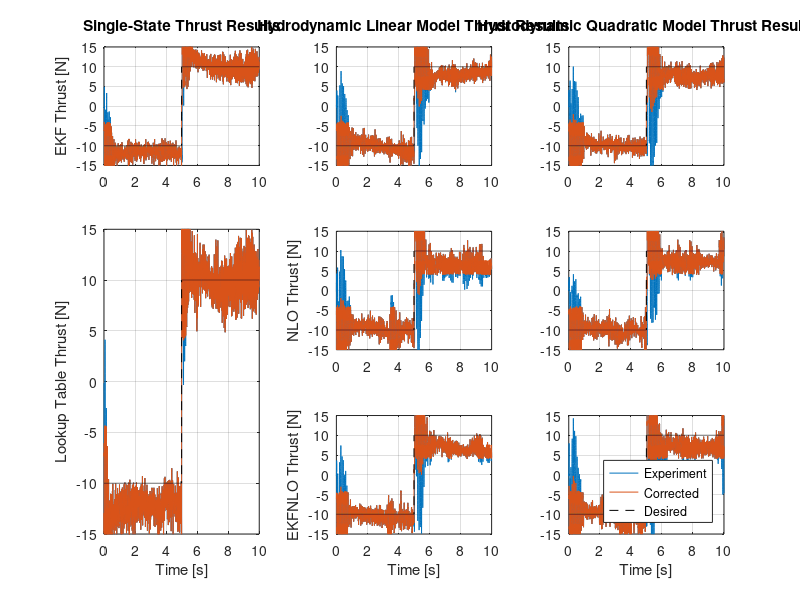

The MATLAB script that drew this image: (Note: this script raises an error after producing the figure.)
%% Step 1: Setup

% Initialize
clear; close all;

% Preallocate indexing parameters
lenstepL = 560:10560;
lensineL = 550:10550;
lenrampL = 560:10560;
lenstep1 = 400:10400;
lensine1 = 500:10500;
lenramp1 = 610:10610;
lenstep2kf1 = 270:10270;
lensine2kf1 = 430:10430;
lenramp2kf1 = 450:10450;
lenstep2nlo1 = 380:10380;
lensine2nlo1 = 660:10660;
lenramp2nlo1 = 300:10300;
lenstep2kfnlo1 = 390:10390;
lensine2kfnlo1 = 430:10430;
lenramp2kfnlo1 = 600:10600;
lenstep2kf2 = 550:10550;
lensine2kf2 = 420:10420;
lenramp2kf2 = 340:10340;
lenstep2nlo2 = 600:10600;
lensine2nlo2 = 500:10500;
lenramp2nlo2 = 520:10520;
lenstep2kfnlo2 = 390:10390;
lensine2kfnlo2 = 470:10470;
lenramp2kfnlo2 = 300:10300;
t_cntr = 0:.04:10;
t_data = 0:.001:10;
Tdstep = [-10*ones((length(t_data)-1)/2,1);10*ones((length(t_data)+1)/2,1)];
Tdsine = 5*cos(1.88*t_data.')-5;
Tdramp = -[(linspace(0,10,2000)).';10*ones(1000,1);(linspace(10,-10,4000)).';-10*ones(1001,1);(linspace(-10,0,2000)).'];
flim = 6;
fscale = .4;

%% Step 2a: Import Step Response Data

% Single State data
load('CLLookupStep.mat')
ndLstep = nd;
uLstep = u;
yLstep = y;
StepL = csvread('CLLookupStep.csv');
TLstep = -StepL(lenstepL,16);
load('CL1stateStep.mat')
nd1step = nd;
nhat1step = nhat(1:(end-1));
P1step = P(1:(end-1));
u1step = u;
y1step = y;
Step1 = csvread('CL1stateStep.csv');
T1step = -Step1(lenstep1,16);

% Hydrodynamic Linear data
load('CL2stateKF1Step.mat')
nd2KF1step = nd;
nhat2KF1step = nhat(1:(end-1));
vhat2KF1step = vhat(1:(end-1));
vahat2KF1step = vahat(1:(end-1));
P2KF1step = P(:,:,1:(end-1));
u2KF1step = u;
y2KF1step = y;
Step2KF1 = csvread('CL2stateKF1Step.csv');
T2KF1step = -Step2KF1(lenstep2kf1,16);
load('CL2stateNLO1Step.mat')
nd2NLO1step = nd;
nhat2NLO1step = nhat(1:(end-1));
vhat2NLO1step = vhat(1:(end-1));
vahat2NLO1step = vahat(1:(end-1));
P2NLO1step = P(1:(end-1));
u2NLO1step = u;
y2NLO1step = y;
Step2NLO1 = csvread('CL2stateNLO1Step.csv');
T2NLO1step = -Step2NLO1(lenstep2nlo1,16);
load('CL2stateKFNLO1Step.mat')
nd2KFNLO1step = nd;
nhat2KFNLO1step = nhat(1:(end-1));
vhat2KFNLO1step = vhat(1:(end-1));
vahat2KFNLO1step = vahat(1:(end-1));
P2KFNLO1step = P(:,:,1:(end-1));
u2KFNLO1step = u;
y2KFNLO1step = y;
Step2KFNLO1 = csvread('CL2stateKFNLO1Step.csv');
T2KFNLO1step = -Step2KFNLO1(lenstep2kfnlo1,16);

% Hydrodynamic Quadratic data
load('CL2stateKF2Step.mat')
nd2KF2step = nd;
nhat2KF2step = nhat(1:(end-1));
vhat2KF2step = vhat(1:(end-1));
vahat2KF2step = vahat(1:(end-1));
P2KF2step = P(:,:,1:(end-1));
u2KF2step = u;
y2KF2step = y;
Step2KF2 = csvread('CL2stateKF2Step.csv');
T2KF2step = -Step2KF2(lenstep2kf2,16);
load('CL2stateNLO2Step.mat')
nd2NLO2step = nd;
nhat2NLO2step = nhat(1:(end-1));
vhat2NLO2step = vhat(1:(end-1));
vahat2NLO2step = vahat(1:(end-1));
P2NLO2step = P(1:(end-1));
u2NLO2step = u;
y2NLO2step = y;
Step2NLO2 = csvread('CL2stateNLO2Step.csv');
T2NLO2step = -Step2NLO2(lenstep2nlo2,16);
load('CL2stateKFNLO2Step.mat')
nd2KFNLO2step = nd;
nhat2KFNLO2step = nhat(1:(end-1));
vhat2KFNLO2step = vhat(1:(end-1));
vahat2KFNLO2step = vahat(1:(end-1));
P2KFNLO2step = P(:,:,1:(end-1));
u2KFNLO2step = u;
y2KFNLO2step = y;
Step2KFNLO2 = csvread('CL2stateKFNLO2Step.csv');
T2KFNLO2step = -Step2KFNLO2(lenstep2kfnlo2,16);

% Calculate filtered data
T1f = zeros(size(T1step));
TLf = zeros(size(T1step));
TKF1f = zeros(size(T1step));
TKF2f = zeros(size(T1step));
TNLO1f = zeros(size(T1step));
TNLO2f = zeros(size(T1step));
TKFNLO1f = zeros(size(T1step));
TKFNLO2f = zeros(size(T1step));
for i = 1:length(t_data)
    if abs(T1step(i)-Tdstep(i)) <= flim
        T1f(i) = T1step(i);
    else
        T1f(i) = Tdstep(i)+fscale*(T1step(i)-Tdstep(i));
    end
    if abs(TLstep(i)-Tdstep(i)) <= flim
        TLf(i) = TLstep(i);
    else
        TLf(i) = Tdstep(i)+fscale*(TLstep(i)-Tdstep(i));
    end
    if abs(T2KF1step(i)-Tdstep(i)) <= flim
        TKF1f(i) = T2KF1step(i);
    else
        TKF1f(i) = Tdstep(i)+fscale*(T2KF1step(i)-Tdstep(i));
    end
    if abs(T2KF2step(i)-Tdstep(i)) <= flim
        TKF2f(i) = T2KF2step(i);
    else
        TKF2f(i) = Tdstep(i)+fscale*(T2KF2step(i)-Tdstep(i));
    end
    if abs(T2NLO1step(i)-Tdstep(i)) <= flim
        TNLO1f(i) = T2NLO1step(i);
    else
        TNLO1f(i) = Tdstep(i)+fscale*(T2NLO1step(i)-Tdstep(i));
    end
    if abs(T2NLO2step(i)-Tdstep(i)) <= flim
        TNLO2f(i) = T2NLO2step(i);
    else
        TNLO2f(i) = Tdstep(i)+fscale*(T2NLO2step(i)-Tdstep(i));
    end
    if abs(T2KFNLO1step(i)-Tdstep(i)) <= flim
        TKFNLO1f(i) = T2KFNLO1step(i);
    else
        TKFNLO1f(i) = Tdstep(i)+fscale*(T2KFNLO1step(i)-Tdstep(i));
    end
    if abs(T2KFNLO2step(i)-Tdstep(i)) <= flim
        TKFNLO2f(i) = T2KFNLO2step(i);
    else
        TKFNLO2f(i) = Tdstep(i)+fscale*(T2KFNLO2step(i)-Tdstep(i));
    end
end

% Calculate errors from step data
rmseL = sqrt(mean((TLf-Tdstep).^2));
rmse1 = sqrt(mean((T1f-Tdstep).^2));
rmse2KF1 = sqrt(mean((TKF1f-Tdstep).^2));
rmse2NLO1 = sqrt(mean((TNLO1f-Tdstep).^2));
rmse2KFNLO1 = sqrt(mean((TKFNLO1f-Tdstep).^2));
rmse2KF2 = sqrt(mean((TKF2f-Tdstep).^2));
rmse2NLO2 = sqrt(mean((TNLO2f-Tdstep).^2));
rmse2KFNLO2 = sqrt(mean((TKFNLO2f-Tdstep).^2));
steptbl = [rmse1 rmse2KF1 rmse2KF2;rmseL rmse2NLO1 rmse2NLO2;NaN rmse2KFNLO1 rmse2KFNLO2];

%% Step 2b: Plot Step Response Data

% Plot thrust results
figure
subplot(3,3,1)
plot(t_data,T1step,t_data,T1f,t_data,Tdstep,'--k')
ylim([-15 15])
ylabel('EKF Thrust [N]')
title('Single-State Thrust Results')
grid
subplot(3,3,[4 7])
plot(t_data,TLstep,t_data,TLf,t_data,Tdstep,'--k')
ylim([-15 15])
xlabel('Time [s]'),ylabel('Lookup Table Thrust [N]')
grid
subplot(3,3,2)
plot(t_data,T2KF1step,t_data,TKF1f,t_data,Tdstep,'--k')
ylim([-15 15])
title('Hydrodynamic Linear Model Thrust Results')
grid
subplot(3,3,5)
plot(t_data,T2NLO1step,t_data,TNLO1f,t_data,Tdstep,'--k')
ylim([-15 15])
ylabel('NLO Thrust [N]')
grid
subplot(3,3,8)
plot(t_data,T2KFNLO1step,t_data,TKFNLO1f,t_data,Tdstep,'--k')
ylim([-15 15])
xlabel('Time [s]'),ylabel('EKFNLO Thrust [N]')
grid
subplot(3,3,3)
plot(t_data,T2KF2step,t_data,TKF2f,t_data,Tdstep,'--k')
ylim([-15 15])
title('Hydrodynamic Quadratic Model Thrust Results')
grid
subplot(3,3,6)
plot(t_data,T2NLO2step,t_data,TNLO2f,t_data,Tdstep,'--k')
ylim([-15 15])
grid
subplot(3,3,9)
plot(t_data,T2KFNLO2step,t_data,TKFNLO2f,t_data,Tdstep,'--k')
ylim([-15 15])
xlabel('Time [s]')
legend({'Experiment','Corrected','Desired'},'Location','Southeast')
grid
suptitle('Thrust Step Response Results')

% Plot angular velocity results
figure
subplot(3,3,1)
plot(t_cntr,sign(nhat1step).*y1step,t_cntr,nhat1step,t_cntr,nd1step,'--k',t_cntr,nhat1step+3*sqrt(P1step),'--g',t_cntr,nhat1step-3*sqrt(P1step),'--g')
ylim([-120 120])
title('Single-State Angular Velocity Results')
ylabel('EKF Angular Velocity [rad/s]')
grid
subplot(3,3,[4 7])
plot(t_cntr,sign(ndLstep).*yLstep,t_cntr,ndLstep,'--k')
ylim([-120 120])
xlabel('Time [s]'),ylabel('Lookup Table Angular Velocity [rad/s]')
grid
subplot(3,3,2)
plot(t_cntr,sign(nhat2KF1step).*(y2KF1step(1,:).'),t_cntr,nhat2KF1step,t_cntr,nd2KF1step,'--k',t_cntr,nhat2KF1step+3*sqrt(squeeze(P2KF1step(1,1,:))),'--g',t_cntr,nhat2KF1step-3*sqrt(squeeze(P2KF1step(1,1,:))),'--g')
ylim([-120 120])
title('Hydrodynamic Linear Model Angular Velocity Results')
grid
subplot(3,3,5)
plot(t_cntr,sign(nhat2NLO1step).*(y2NLO1step(1,:).'),t_cntr,nhat2NLO1step,t_cntr,nd2NLO1step,'--k',t_cntr,nhat2NLO1step+3*sqrt(P2NLO1step),'--g',t_cntr,nhat2NLO1step-3*sqrt(P2NLO1step),'--g')
ylim([-120 120])
ylabel('NLO Angular Velocity [rad/s]')
grid
subplot(3,3,8)
plot(t_cntr,sign(nhat2KFNLO1step).*(y2KFNLO1step(1,:).'),t_cntr,nhat2KFNLO1step,t_cntr,nd2KFNLO1step,'--k',t_cntr,nhat2KFNLO1step+3*sqrt(squeeze(P2KFNLO1step(1,1,:))),'--g',t_cntr,nhat2KFNLO1step-3*sqrt(squeeze(P2KFNLO1step(1,1,:))),'--g')
ylim([-120 120])
xlabel('Time [s]'),ylabel('EKFNLO Angular Velocity [rad/s]')
grid
subplot(3,3,3)
plot(t_cntr,sign(nhat2KF2step).*(y2KF2step(1,:).'),t_cntr,nhat2KF2step,t_cntr,nd2KF2step,'--k',t_cntr,nhat2KF2step+3*sqrt(squeeze(P2KF2step(1,1,:))),'--g',t_cntr,nhat2KF2step-3*sqrt(squeeze(P2KF2step(1,1,:))),'--g')
ylim([-120 120])
title('Hydrodynamic Quadratic Model Angular Velocity Results')
grid
subplot(3,3,6)
plot(t_cntr,sign(nhat2NLO2step).*(y2NLO2step(1,:).'),t_cntr,nhat2NLO2step,t_cntr,nd2NLO2step,'--k',t_cntr,nhat2NLO2step+3*sqrt(P2NLO2step),'--g',t_cntr,nhat2NLO2step-3*sqrt(P2NLO2step),'--g')
ylim([-120 120])
grid
subplot(3,3,9)
plot(t_cntr,sign(nhat2KFNLO2step).*(y2KFNLO2step(1,:).'),t_cntr,nhat2KFNLO2step,t_cntr,nd2KFNLO2step,'--k',t_cntr,nhat2KFNLO2step+3*sqrt(squeeze(P2KFNLO2step(1,1,:))),'--g',t_cntr,nhat2KFNLO2step-3*sqrt(squeeze(P2KFNLO2step(1,1,:))),'--g')
ylim([-120 120])
xlabel('Time [s]')
legend({'Measurement','Estimate','Setpoint','3\sigma Bounds'},'Location','Southeast')
grid
suptitle('Angular Velocity Step Response Results')

% Plot fluid velocity results
figure
subplot(3,4,1)
hold on
plot(t_cntr,vhat2KF1step,'Color',[0.8500 0.3250 0.0980])
plot(t_cntr,vhat2KF1step+3*sqrt(squeeze(P2KF1step(2,2,:))),'--g',t_cntr,vhat2KF1step-3*sqrt(squeeze(P2KF1step(2,2,:))),'--g')
ylim([-.3 .3])
ylabel('EKF Velocity [m/s]')
title('Hydrodynamic Linear Model Axial Velocity Results')
grid
hold off
subplot(3,4,2)
plot(t_cntr,y2KF1step(2,:),t_cntr,vahat2KF1step,t_cntr,vahat2KF1step+3*sqrt(squeeze(P2KF1step(3,3,:))),'--g',t_cntr,vahat2KF1step-3*sqrt(squeeze(P2KF1step(3,3,:))),'--g')
ylim([-.3 .3])
title('Hydrodynamic Linear Model Ambient Velocity Results')
grid
subplot(3,4,3)
hold on
plot(t_cntr,vhat2KF2step,'Color',[0.8500 0.3250 0.0980])
plot(t_cntr,vhat2KF2step+3*sqrt(squeeze(P2KF2step(2,2,:))),'--g',t_cntr,vhat2KF2step-3*sqrt(squeeze(P2KF2step(2,2,:))),'--g')
ylim([-.3 .3])
title('Hydrodynamic Quadratic Model Axial Velocity Results')
grid
hold off
subplot(3,4,4)
plot(t_cntr,y2KF2step(2,:),t_cntr,vahat2KF2step,t_cntr,vahat2KF2step+3*sqrt(squeeze(P2KF2step(3,3,:))),'--g',t_cntr,vahat2KF2step-3*sqrt(squeeze(P2KF2step(3,3,:))),'--g')
ylim([-.3 .3])
title('Hydrodynamic Quadratic Model Ambient Velocity Results')
grid
subplot(3,4,5)
plot(t_cntr,vhat2NLO1step,'Color',[0.8500 0.3250 0.0980])
ylim([-.3 .3])
ylabel('NLO Velocity [m/s]')
grid
subplot(3,4,6)
plot(t_cntr,y2NLO1step(2,:),t_cntr,vahat2NLO1step)
ylim([-.3 .3])
grid
subplot(3,4,7)
plot(t_cntr,vhat2NLO2step,'Color',[0.8500 0.3250 0.0980])
ylim([-.3 .3])
grid
subplot(3,4,8)
plot(t_cntr,y2NLO2step(2,:),t_cntr,vahat2NLO2step)
ylim([-.3 .3])
grid
subplot(3,4,9)
hold on
plot(t_cntr,vhat2KFNLO1step,'Color',[0.8500 0.3250 0.0980])
plot(t_cntr,vhat2KFNLO1step+3*sqrt(squeeze(P2KFNLO1step(2,2,:))),'--g',t_cntr,vhat2KFNLO1step-3*sqrt(squeeze(P2KFNLO1step(2,2,:))),'--g')
ylim([-.3 .3])
xlabel('Time [s]'),ylabel('EKFNLO Velocity [m/s]')
grid
hold off
subplot(3,4,10)
plot(t_cntr,y2KFNLO1step(2,:),t_cntr,vahat2KFNLO1step,t_cntr,vahat2KFNLO1step+3*sqrt(squeeze(P2KFNLO1step(3,3,:))),'--g',t_cntr,vahat2KFNLO1step-3*sqrt(squeeze(P2KFNLO1step(3,3,:))),'--g')
ylim([-.3 .3])
xlabel('Time [s]')
grid
subplot(3,4,11)
hold on
plot(t_cntr,vhat2KFNLO2step,'Color',[0.8500 0.3250 0.0980])
plot(t_cntr,vhat2KFNLO2step+3*sqrt(squeeze(P2KFNLO2step(2,2,:))),'--g',t_cntr,vhat2KFNLO2step-3*sqrt(squeeze(P2KFNLO2step(2,2,:))),'--g')
ylim([-.3 .3])
xlabel('Time [s]')
grid
hold off
subplot(3,4,12)
plot(t_cntr,y2KFNLO2step(2,:),t_cntr,vahat2KFNLO2step,t_cntr,vahat2KFNLO2step+3*sqrt(squeeze(P2KFNLO2step(3,3,:))),'--g',t_cntr,vahat2KFNLO2step-3*sqrt(squeeze(P2KFNLO2step(3,3,:))),'--g')
ylim([-.3 .3])
xlabel('Time [s]')
legend('Measurement','Estimate','3\sigma Bounds')
grid
suptitle('Fluid Velocity Step Response Results')

% Heatmap of errors
figure
heatmap({'Single-State','Hydrodynamic Linear','Hydrodynamic Quadratic'},{'EKF','NLO','EKFNLO'},steptbl);
xlabel('Dynamic Model'),ylabel('Estimator Type')
title('Thrust Step Response RMS Tracking Errors')

%% Step 3a: Import Sinusoidal Response Data

% Single State data
load('CLLookupSine.mat')
ndLsine = nd;
uLsine = u;
yLsine = y;
SineL = csvread('CLLookupSine.csv');
TLsine = -SineL(lensineL,16);
load('CL1stateSine.mat')
nd1sine = nd;
nhat1sine = nhat(1:(end-1));
P1sine = P(1:(end-1));
u1sine = u;
y1sine = y;
Sine1 = csvread('CL1stateSine.csv');
T1sine = -Sine1(lensine1,16);

% Hydrodynamic Linear data
load('CL2stateKF1Sine.mat')
nd2KF1sine = nd;
nhat2KF1sine = nhat(1:(end-1));
vhat2KF1sine = vhat(1:(end-1));
vahat2KF1sine = vahat(1:(end-1));
P2KF1sine = P(:,:,1:(end-1));
u2KF1sine = u;
y2KF1sine = y;
Sine2KF1 = csvread('CL2stateKF1Sine.csv');
T2KF1sine = -Sine2KF1(lensine2kf1,16);
load('CL2stateNLO1Sine.mat')
nd2NLO1sine = nd;
nhat2NLO1sine = nhat(1:(end-1));
vhat2NLO1sine = vhat(1:(end-1));
vahat2NLO1sine = vahat(1:(end-1));
P2NLO1sine = P(1:(end-1));
u2NLO1sine = u;
y2NLO1sine = y;
Sine2NLO1 = csvread('CL2stateNLO1Sine.csv');
T2NLO1sine = -Sine2NLO1(lensine2nlo1,16);
load('CL2stateKFNLO1Sine.mat')
nd2KFNLO1sine = nd;
nhat2KFNLO1sine = nhat(1:(end-1));
vhat2KFNLO1sine = vhat(1:(end-1));
vahat2KFNLO1sine = vahat(1:(end-1));
P2KFNLO1sine = P(:,:,1:(end-1));
u2KFNLO1sine = u;
y2KFNLO1sine = y;
Sine2KFNLO1 = csvread('CL2stateKFNLO1Sine.csv');
T2KFNLO1sine = -Sine2KFNLO1(lensine2kfnlo1,16);

% Hydrodynamic Quadratic data
load('CL2stateKF2Sine.mat')
nd2KF2sine = nd;
nhat2KF2sine = nhat(1:(end-1));
vhat2KF2sine = vhat(1:(end-1));
vahat2KF2sine = vahat(1:(end-1));
P2KF2sine = P(:,:,1:(end-1));
u2KF2sine = u;
y2KF2sine = y;
Sine2KF2 = csvread('CL2stateKF2Sine.csv');
T2KF2sine = -Sine2KF2(lensine2kf2,16);
load('CL2stateNLO2Sine.mat')
nd2NLO2sine = nd;
nhat2NLO2sine = nhat(1:(end-1));
vhat2NLO2sine = vhat(1:(end-1));
vahat2NLO2sine = vahat(1:(end-1));
P2NLO2sine = P(1:(end-1));
u2NLO2sine = u;
y2NLO2sine = y;
Sine2NLO2 = csvread('CL2stateNLO2Sine.csv');
T2NLO2sine = -Sine2NLO2(lensine2nlo2,16);
load('CL2stateKFNLO2Sine.mat')
nd2KFNLO2sine = nd;
nhat2KFNLO2sine = nhat(1:(end-1));
vhat2KFNLO2sine = vhat(1:(end-1));
vahat2KFNLO2sine = vahat(1:(end-1));
P2KFNLO2sine = P(:,:,1:(end-1));
u2KFNLO2sine = u;
y2KFNLO2sine = y;
Sine2KFNLO2 = csvread('CL2stateKFNLO2Sine.csv');
T2KFNLO2sine = -Sine2KFNLO2(lensine2kfnlo2,16);

% Calculate errors from sine data
rmseL = sqrt(mean((TLsine-Tdsine).^2));
rmse1 = sqrt(mean((T1sine-Tdsine).^2));
rmse2KF1 = sqrt(mean((T2KF1sine-Tdsine).^2));
rmse2NLO1 = sqrt(mean((T2NLO1sine-Tdsine).^2));
rmse2KFNLO1 = sqrt(mean((T2KFNLO1sine-Tdsine).^2));
rmse2KF2 = sqrt(mean((T2KF2sine-Tdsine).^2));
rmse2NLO2 = sqrt(mean((T2NLO2sine-Tdsine).^2));
rmse2KFNLO2 = sqrt(mean((T2KFNLO2sine-Tdsine).^2));
sinetbl = [rmse1 rmse2KF1 rmse2KF2;rmseL rmse2NLO1 rmse2NLO2;NaN rmse2KFNLO1 rmse2KFNLO2];

%% Step 3b: Plot Sinusoidal Response Data

% Plot thrust results
figure
subplot(3,3,1)
plot(t_data,T1sine,t_data,Tdsine,'--k')
ylim([-15 0])
ylabel('EKF Thrust [N]')
title('Single-State Thrust Results')
grid
subplot(3,3,[4 7])
plot(t_data,TLsine,t_data,Tdsine,'--k')
ylim([-15 0])
xlabel('Time [s]'),ylabel('Lookup Table Thrust [N]')
grid
subplot(3,3,2)
plot(t_data,T2KF1sine,t_data,Tdsine,'--k')
ylim([-15 0])
title('Hydrodynamic Linear Model Thrust Results')
grid
subplot(3,3,5)
plot(t_data,T2NLO1sine,t_data,Tdsine,'--k')
ylim([-15 0])
ylabel('NLO Thrust [N]')
grid
subplot(3,3,8)
plot(t_data,T2KFNLO1sine,t_data,Tdsine,'--k')
ylim([-15 0])
xlabel('Time [s]'),ylabel('EKFNLO Thrust [N]')
grid
subplot(3,3,3)
plot(t_data,T2KF2sine,t_data,Tdsine,'--k')
ylim([-15 0])
title('Hydrodynamic Quadratic Model Thrust Results')
grid
subplot(3,3,6)
plot(t_data,T2NLO2sine,t_data,Tdsine,'--k')
ylim([-15 0])
grid
subplot(3,3,9)
plot(t_data,T2KFNLO2sine,t_data,Tdsine,'--k')
ylim([-15 0])
xlabel('Time [s]')
legend({'Experiment','Desired'},'Location','Southeast')
grid
suptitle('Thrust Sinusoidal Response Results')

% Plot angular velocity results
figure
subplot(3,3,1)
plot(t_cntr,sign(nhat1sine).*y1sine,t_cntr,nhat1sine,t_cntr,nd1sine,'--k',t_cntr,nhat1sine+3*sqrt(P1sine),'--g',t_cntr,nhat1sine-3*sqrt(P1sine),'--g')
ylim([-120 0])
title('Single-State Angular Velocity Results')
ylabel('EKF Angular Velocity [rad/s]')
grid
subplot(3,3,[4 7])
plot(t_cntr,sign(ndLsine).*yLsine,t_cntr,ndLsine,'--k')
ylim([-120 0])
xlabel('Time [s]'),ylabel('Lookup Table Angular Velocity [rad/s]')
grid
subplot(3,3,2)
plot(t_cntr,sign(nhat2KF1sine).*(y2KF1sine(1,:).'),t_cntr,nhat2KF1sine,t_cntr,nd2KF1sine,'--k',t_cntr,nhat2KF1sine+3*sqrt(squeeze(P2KF1sine(1,1,:))),'--g',t_cntr,nhat2KF1sine-3*sqrt(squeeze(P2KF1sine(1,1,:))),'--g')
ylim([-120 0])
title('Hydrodynamic Linear Model Angular Velocity Results')
grid
subplot(3,3,5)
plot(t_cntr,sign(nhat2NLO1sine).*(y2NLO1sine(1,:).'),t_cntr,nhat2NLO1sine,t_cntr,nd2NLO1sine,'--k',t_cntr,nhat2NLO1sine+3*sqrt(P2NLO1sine),'--g',t_cntr,nhat2NLO1sine-3*sqrt(P2NLO1sine),'--g')
ylim([-120 0])
ylabel('NLO Angular Velocity [rad/s]')
grid
subplot(3,3,8)
plot(t_cntr,sign(nhat2KFNLO1sine).*(y2KFNLO1sine(1,:).'),t_cntr,nhat2KFNLO1sine,t_cntr,nd2KFNLO1sine,'--k',t_cntr,nhat2KFNLO1sine+3*sqrt(squeeze(P2KFNLO1sine(1,1,:))),'--g',t_cntr,nhat2KFNLO1sine-3*sqrt(squeeze(P2KFNLO1sine(1,1,:))),'--g')
ylim([-120 0])
xlabel('Time [s]'),ylabel('EKFNLO Angular Velocity [rad/s]')
grid
subplot(3,3,3)
plot(t_cntr,sign(nhat2KF2sine).*(y2KF2sine(1,:).'),t_cntr,nhat2KF2sine,t_cntr,nd2KF2sine,'--k',t_cntr,nhat2KF2sine+3*sqrt(squeeze(P2KF2sine(1,1,:))),'--g',t_cntr,nhat2KF2sine-3*sqrt(squeeze(P2KF2sine(1,1,:))),'--g')
ylim([-120 0])
title('Hydrodynamic Quadratic Model Angular Velocity Results')
grid
subplot(3,3,6)
plot(t_cntr,sign(nhat2NLO2sine).*(y2NLO2sine(1,:).'),t_cntr,nhat2NLO2sine,t_cntr,nd2NLO2sine,'--k',t_cntr,nhat2NLO2sine+3*sqrt(P2NLO2sine),'--g',t_cntr,nhat2NLO2sine-3*sqrt(P2NLO2sine),'--g')
ylim([-120 0])
grid
subplot(3,3,9)
plot(t_cntr,sign(nhat2KFNLO2sine).*(y2KFNLO2sine(1,:).'),t_cntr,nhat2KFNLO2sine,t_cntr,nd2KFNLO2sine,'--k',t_cntr,nhat2KFNLO2sine+3*sqrt(squeeze(P2KFNLO2sine(1,1,:))),'--g',t_cntr,nhat2KFNLO2sine-3*sqrt(squeeze(P2KFNLO2sine(1,1,:))),'--g')
ylim([-120 0])
xlabel('Time [s]')
legend('Measurement','Estimate','Setpoint','3\sigma Bounds')
grid
suptitle('Angular Velocity Sinusoidal Response Results')

% Plot fluid velocity results
figure
subplot(3,4,1)
hold on
plot(t_cntr,vhat2KF1sine,'Color',[0.8500 0.3250 0.0980])
plot(t_cntr,vhat2KF1sine+3*sqrt(squeeze(P2KF1sine(2,2,:))),'--g',t_cntr,vhat2KF1sine-3*sqrt(squeeze(P2KF1sine(2,2,:))),'--g')
ylim([-.3 .3])
ylabel('EKF Velocity [m/s]')
title('Hydrodynamic Linear Model Axial Velocity Results')
grid
hold off
subplot(3,4,2)
plot(t_cntr,y2KF1sine(2,:),t_cntr,vahat2KF1sine,t_cntr,vahat2KF1sine+3*sqrt(squeeze(P2KF1sine(3,3,:))),'--g',t_cntr,vahat2KF1sine-3*sqrt(squeeze(P2KF1sine(3,3,:))),'--g')
ylim([-.3 .3])
title('Hydrodynamic Linear Model Ambient Velocity Results')
grid
subplot(3,4,3)
hold on
plot(t_cntr,vhat2KF2sine,'Color',[0.8500 0.3250 0.0980])
plot(t_cntr,vhat2KF2sine+3*sqrt(squeeze(P2KF2sine(2,2,:))),'--g',t_cntr,vhat2KF2sine-3*sqrt(squeeze(P2KF2sine(2,2,:))),'--g')
ylim([-.3 .3])
title('Hydrodynamic Quadratic Model Axial Velocity Results')
grid
hold off
subplot(3,4,4)
plot(t_cntr,y2KF2sine(2,:),t_cntr,vahat2KF2sine,t_cntr,vahat2KF2sine+3*sqrt(squeeze(P2KF2sine(3,3,:))),'--g',t_cntr,vahat2KF2sine-3*sqrt(squeeze(P2KF2sine(3,3,:))),'--g')
ylim([-.3 .3])
title('Hydrodynamic Quadratic Model Ambient Velocity Results')
grid
subplot(3,4,5)
plot(t_cntr,vhat2NLO1sine,'Color',[0.8500 0.3250 0.0980])
ylim([-.3 .3])
ylabel('NLO Velocity [m/s]')
grid
subplot(3,4,6)
plot(t_cntr,y2NLO1sine(2,:),t_cntr,vahat2NLO1sine)
ylim([-.3 .3])
grid
subplot(3,4,7)
plot(t_cntr,vhat2NLO2sine,'Color',[0.8500 0.3250 0.0980])
ylim([-.3 .3])
grid
subplot(3,4,8)
plot(t_cntr,y2NLO2sine(2,:),t_cntr,vahat2NLO2sine)
ylim([-.3 .3])
grid
subplot(3,4,9)
hold on
plot(t_cntr,vhat2KFNLO1sine,'Color',[0.8500 0.3250 0.0980])
plot(t_cntr,vhat2KFNLO1sine+3*sqrt(squeeze(P2KFNLO1sine(2,2,:))),'--g',t_cntr,vhat2KFNLO1sine-3*sqrt(squeeze(P2KFNLO1sine(2,2,:))),'--g')
ylim([-.3 .3])
xlabel('Time [s]'),ylabel('EKFNLO Velocity [m/s]')
grid
hold off
subplot(3,4,10)
plot(t_cntr,y2KFNLO1sine(2,:),t_cntr,vahat2KFNLO1sine,t_cntr,vahat2KFNLO1sine+3*sqrt(squeeze(P2KFNLO1sine(3,3,:))),'--g',t_cntr,vahat2KFNLO1sine-3*sqrt(squeeze(P2KFNLO1sine(3,3,:))),'--g')
ylim([-.3 .3])
xlabel('Time [s]')
grid
subplot(3,4,11)
hold on
plot(t_cntr,vhat2KFNLO2sine,'Color',[0.8500 0.3250 0.0980])
plot(t_cntr,vhat2KFNLO2sine+3*sqrt(squeeze(P2KFNLO2sine(2,2,:))),'--g',t_cntr,vhat2KFNLO2sine-3*sqrt(squeeze(P2KFNLO2sine(2,2,:))),'--g')
ylim([-.3 .3])
xlabel('Time [s]')
grid
hold off
subplot(3,4,12)
plot(t_cntr,y2KFNLO2sine(2,:),t_cntr,vahat2KFNLO2sine,t_cntr,vahat2KFNLO2sine+3*sqrt(squeeze(P2KFNLO2sine(3,3,:))),'--g',t_cntr,vahat2KFNLO2sine-3*sqrt(squeeze(P2KFNLO2sine(3,3,:))),'--g')
ylim([-.3 .3])
xlabel('Time [s]')
legend('Measurement','Estimate','3\sigma Bounds')
grid
suptitle('Fluid Velocity Sinusoidal Response Results')

% Heatmap of errors
figure
heatmap({'Single-State','Hydrodynamic Linear','Hydrodynamic Quadratic'},{'EKF','NLO','EKFNLO'},sinetbl);
xlabel('Dynamic Model'),ylabel('Estimator Type')
title('Thrust Sinusoidal Response RMS Tracking Errors')

%% Step 4a: Import Ramp Response Data

% Single State data
load('CLLookupRamp.mat')
ndLramp = nd;
uLramp = u;
yLramp = y;
RampL = csvread('CLLookupRamp.csv');
TLramp = -RampL(lenrampL,16);
load('CL1stateRamp.mat')
nd1ramp = nd;
nhat1ramp = nhat(1:(end-1));
P1ramp = P(1:(end-1));
u1ramp = u;
y1ramp = y;
Ramp1 = csvread('CL1stateRamp.csv');
T1ramp = -Ramp1(lenramp1,16);

% Hydrodynamic Linear data
load('CL2stateKF1Ramp.mat')
nd2KF1ramp = nd;
nhat2KF1ramp = nhat(1:(end-1));
vhat2KF1ramp = vhat(1:(end-1));
vahat2KF1ramp = vahat(1:(end-1));
P2KF1ramp = P(:,:,1:(end-1));
u2KF1ramp = u;
y2KF1ramp = y;
Ramp2KF1 = csvread('CL2stateKF1Ramp.csv');
T2KF1ramp = -Ramp2KF1(lenramp2kf1,16);
load('CL2stateNLO1Ramp.mat')
nd2NLO1ramp = nd;
nhat2NLO1ramp = nhat(1:(end-1));
vhat2NLO1ramp = vhat(1:(end-1));
vahat2NLO1ramp = vahat(1:(end-1));
P2NLO1ramp = P(1:(end-1));
u2NLO1ramp = u;
y2NLO1ramp = y;
Ramp2NLO1 = csvread('CL2stateNLO1Ramp.csv');
T2NLO1ramp = -Ramp2NLO1(lenramp2nlo1,16);
load('CL2stateKFNLO1Ramp.mat')
nd2KFNLO1ramp = nd;
nhat2KFNLO1ramp = nhat(1:(end-1));
vhat2KFNLO1ramp = vhat(1:(end-1));
vahat2KFNLO1ramp = vahat(1:(end-1));
P2KFNLO1ramp = P(:,:,1:(end-1));
u2KFNLO1ramp = u;
y2KFNLO1ramp = y;
Ramp2KFNLO1 = csvread('CL2stateKFNLO1Ramp.csv');
T2KFNLO1ramp = -Ramp2KFNLO1(lenramp2kfnlo1,16);

% Hydrodynamic Quadratic data
load('CL2stateKF2Ramp.mat')
nd2KF2ramp = nd;
nhat2KF2ramp = nhat(1:(end-1));
vhat2KF2ramp = vhat(1:(end-1));
vahat2KF2ramp = vahat(1:(end-1));
P2KF2ramp = P(:,:,1:(end-1));
u2KF2ramp = u;
y2KF2ramp = y;
Ramp2KF2 = csvread('CL2stateKF2Ramp.csv');
T2KF2ramp = -Ramp2KF2(lenramp2kf2,16);
load('CL2stateNLO2Ramp.mat')
nd2NLO2ramp = nd;
nhat2NLO2ramp = nhat(1:(end-1));
vhat2NLO2ramp = vhat(1:(end-1));
vahat2NLO2ramp = vahat(1:(end-1));
P2NLO2ramp = P(1:(end-1));
u2NLO2ramp = u;
y2NLO2ramp = y;
Ramp2NLO2 = csvread('CL2stateNLO2Ramp.csv');
T2NLO2ramp = -Ramp2NLO2(lenramp2nlo2,16);
load('CL2stateKFNLO2Ramp.mat')
nd2KFNLO2ramp = nd;
nhat2KFNLO2ramp = nhat(1:(end-1));
vhat2KFNLO2ramp = vhat(1:(end-1));
vahat2KFNLO2ramp = vahat(1:(end-1));
P2KFNLO2ramp = P(:,:,1:(end-1));
u2KFNLO2ramp = u;
y2KFNLO2ramp = y;
Ramp2KFNLO2 = csvread('CL2stateKFNLO2Ramp.csv');
T2KFNLO2ramp = -Ramp2KFNLO2(lenramp2kfnlo2,16);

% Calculate errors from ramp data
rmseL = sqrt(mean((TLramp-Tdramp).^2));
rmse1 = sqrt(mean((T1ramp-Tdramp).^2));
rmse2KF1 = sqrt(mean((T2KF1ramp-Tdramp).^2));
rmse2NLO1 = sqrt(mean((T2NLO1ramp-Tdramp).^2));
rmse2KFNLO1 = sqrt(mean((T2KFNLO1ramp-Tdramp).^2));
rmse2KF2 = sqrt(mean((T2KF2ramp-Tdramp).^2));
rmse2NLO2 = sqrt(mean((T2NLO2ramp-Tdramp).^2));
rmse2KFNLO2 = sqrt(mean((T2KFNLO2ramp-Tdramp).^2));
ramptbl = [rmse1 rmse2KF1 rmse2KF2;rmseL rmse2NLO1 rmse2NLO2;NaN rmse2KFNLO1 rmse2KFNLO2];

%% Step 4b: Plot Ramp Response Data

% Plot thrust results
figure
subplot(3,3,1)
plot(t_data,T1ramp,t_data,Tdramp,'--k')
ylim([-15 15])
ylabel('EKF Thrust [N]')
title('Single-State Thrust Results')
grid
subplot(3,3,[4 7])
plot(t_data,TLramp,t_data,Tdramp,'--k')
ylim([-15 15])
xlabel('Time [s]'),ylabel('Lookup Table Thrust [N]')
grid
subplot(3,3,2)
plot(t_data,T2KF1ramp,t_data,Tdramp,'--k')
ylim([-15 15])
title('Hydrodynamic Linear Model Thrust Results')
grid
subplot(3,3,5)
plot(t_data,T2NLO1ramp,t_data,Tdramp,'--k')
ylim([-15 15])
ylabel('NLO Thrust [N]')
grid
subplot(3,3,8)
plot(t_data,T2KFNLO1ramp,t_data,Tdramp,'--k')
ylim([-15 15])
xlabel('Time [s]'),ylabel('EKFNLO Thrust [N]')
grid
subplot(3,3,3)
plot(t_data,T2KF2ramp,t_data,Tdramp,'--k')
ylim([-15 15])
title('Hydrodynamic Quadratic Model Thrust Results')
grid
subplot(3,3,6)
plot(t_data,T2NLO2ramp,t_data,Tdramp,'--k')
ylim([-15 15])
grid
subplot(3,3,9)
plot(t_data,T2KFNLO2ramp,t_data,Tdramp,'--k')
ylim([-15 15])
xlabel('Time [s]')
legend({'Experiment','Desired'},'Location','Southeast')
grid
suptitle('Thrust Ramp Response Results')

% Plot angular velocity results
figure
subplot(3,3,1)
plot(t_cntr,sign(nhat1ramp).*y1ramp,t_cntr,nhat1ramp,t_cntr,nd1ramp,'--k',t_cntr,nhat1ramp+3*sqrt(P1ramp),'--g',t_cntr,nhat1ramp-3*sqrt(P1ramp),'--g')
ylim([-120 120])
title('Single-State Angular Velocity Results')
ylabel('EKF Angular Velocity [rad/s]')
grid
subplot(3,3,[4 7])
plot(t_cntr,sign(ndLramp).*yLramp,t_cntr,ndLramp,'--k')
ylim([-120 120])
xlabel('Time [s]'),ylabel('Lookup Table Angular Velocity [rad/s]')
grid
subplot(3,3,2)
plot(t_cntr,sign(nhat2KF1ramp).*(y2KF1ramp(1,:).'),t_cntr,nhat2KF1ramp,t_cntr,nd2KF1ramp,'--k',t_cntr,nhat2KF1ramp+3*sqrt(squeeze(P2KF1ramp(1,1,:))),'--g',t_cntr,nhat2KF1ramp-3*sqrt(squeeze(P2KF1ramp(1,1,:))),'--g')
ylim([-120 120])
title('Hydrodynamic Linear Model Angular Velocity Results')
grid
subplot(3,3,5)
plot(t_cntr,sign(nhat2NLO1ramp).*(y2NLO1ramp(1,:).'),t_cntr,nhat2NLO1ramp,t_cntr,nd2NLO1ramp,'--k',t_cntr,nhat2NLO1ramp+3*sqrt(P2NLO1ramp),'--g',t_cntr,nhat2NLO1ramp-3*sqrt(P2NLO1ramp),'--g')
ylim([-120 120])
ylabel('NLO Angular Velocity [rad/s]')
grid
subplot(3,3,8)
plot(t_cntr,sign(nhat2KFNLO1ramp).*(y2KFNLO1ramp(1,:).'),t_cntr,nhat2KFNLO1ramp,t_cntr,nd2KFNLO1ramp,'--k',t_cntr,nhat2KFNLO1ramp+3*sqrt(squeeze(P2KFNLO1ramp(1,1,:))),'--g',t_cntr,nhat2KFNLO1ramp-3*sqrt(squeeze(P2KFNLO1ramp(1,1,:))),'--g')
ylim([-120 120])
xlabel('Time [s]'),ylabel('EKFNLO Angular Velocity [rad/s]')
grid
subplot(3,3,3)
plot(t_cntr,sign(nhat2KF2ramp).*(y2KF2ramp(1,:).'),t_cntr,nhat2KF2ramp,t_cntr,nd2KF2ramp,'--k',t_cntr,nhat2KF2ramp+3*sqrt(squeeze(P2KF2ramp(1,1,:))),'--g',t_cntr,nhat2KF2ramp-3*sqrt(squeeze(P2KF2ramp(1,1,:))),'--g')
ylim([-120 120])
title('Hydrodynamic Quadratic Model Angular Velocity Results')
grid
subplot(3,3,6)
plot(t_cntr,sign(nhat2NLO2ramp).*(y2NLO2ramp(1,:).'),t_cntr,nhat2NLO2ramp,t_cntr,nd2NLO2ramp,'--k',t_cntr,nhat2NLO2ramp+3*sqrt(P2NLO2ramp),'--g',t_cntr,nhat2NLO2ramp-3*sqrt(P2NLO2ramp),'--g')
ylim([-120 120])
grid
subplot(3,3,9)
plot(t_cntr,sign(nhat2KFNLO2ramp).*(y2KFNLO2ramp(1,:).'),t_cntr,nhat2KFNLO2ramp,t_cntr,nd2KFNLO2ramp,'--k',t_cntr,nhat2KFNLO2ramp+3*sqrt(squeeze(P2KFNLO2ramp(1,1,:))),'--g',t_cntr,nhat2KFNLO2ramp-3*sqrt(squeeze(P2KFNLO2ramp(1,1,:))),'--g')
ylim([-120 120])
xlabel('Time [s]')
legend({'Measurement','Estimate','Setpoint','3\sigma Bounds'},'Location','Southeast')
grid
suptitle('Angular Velocity Ramp Response Results')

% Plot fluid velocity results
figure
subplot(3,4,1)
hold on
plot(t_cntr,vhat2KF1ramp,'Color',[0.8500 0.3250 0.0980])
plot(t_cntr,vhat2KF1ramp+3*sqrt(squeeze(P2KF1ramp(2,2,:))),'--g',t_cntr,vhat2KF1ramp-3*sqrt(squeeze(P2KF1ramp(2,2,:))),'--g')
ylim([-.3 .3])
ylabel('EKF Velocity [m/s]')
title('Hydrodynamic Linear Model Axial Velocity Results')
grid
hold off
subplot(3,4,2)
plot(t_cntr,y2KF1ramp(2,:),t_cntr,vahat2KF1ramp,t_cntr,vahat2KF1ramp+3*sqrt(squeeze(P2KF1ramp(3,3,:))),'--g',t_cntr,vahat2KF1ramp-3*sqrt(squeeze(P2KF1ramp(3,3,:))),'--g')
ylim([-.3 .3])
title('Hydrodynamic Linear Model Ambient Velocity Results')
grid
subplot(3,4,3)
hold on
plot(t_cntr,vhat2KF2ramp,'Color',[0.8500 0.3250 0.0980])
plot(t_cntr,vhat2KF2ramp+3*sqrt(squeeze(P2KF2ramp(2,2,:))),'--g',t_cntr,vhat2KF2ramp-3*sqrt(squeeze(P2KF2ramp(2,2,:))),'--g')
ylim([-.3 .3])
title('Hydrodynamic Quadratic Model Axial Velocity Results')
grid
hold off
subplot(3,4,4)
plot(t_cntr,y2KF2ramp(2,:),t_cntr,vahat2KF2ramp,t_cntr,vahat2KF2ramp+3*sqrt(squeeze(P2KF2ramp(3,3,:))),'--g',t_cntr,vahat2KF2ramp-3*sqrt(squeeze(P2KF2ramp(3,3,:))),'--g')
ylim([-.3 .3])
title('Hydrodynamic Quadratic Model Ambient Velocity Results')
grid
subplot(3,4,5)
plot(t_cntr,vhat2NLO1ramp,'Color',[0.8500 0.3250 0.0980])
ylim([-.3 .3])
ylabel('NLO Velocity [m/s]')
grid
subplot(3,4,6)
plot(t_cntr,y2NLO1ramp(2,:),t_cntr,vahat2NLO1ramp)
ylim([-.3 .3])
grid
subplot(3,4,7)
plot(t_cntr,vhat2NLO2ramp,'Color',[0.8500 0.3250 0.0980])
ylim([-.3 .3])
grid
subplot(3,4,8)
plot(t_cntr,y2NLO2ramp(2,:),t_cntr,vahat2NLO2ramp)
ylim([-.3 .3])
grid
subplot(3,4,9)
hold on
plot(t_cntr,vhat2KFNLO1ramp,'Color',[0.8500 0.3250 0.0980])
plot(t_cntr,vhat2KFNLO1ramp+3*sqrt(squeeze(P2KFNLO1ramp(2,2,:))),'--g',t_cntr,vhat2KFNLO1ramp-3*sqrt(squeeze(P2KFNLO1ramp(2,2,:))),'--g')
ylim([-.3 .3])
xlabel('Time [s]'),ylabel('EKFNLO Velocity [m/s]')
grid
hold off
subplot(3,4,10)
plot(t_cntr,y2KFNLO1ramp(2,:),t_cntr,vahat2KFNLO1ramp,t_cntr,vahat2KFNLO1ramp+3*sqrt(squeeze(P2KFNLO1ramp(3,3,:))),'--g',t_cntr,vahat2KFNLO1ramp-3*sqrt(squeeze(P2KFNLO1ramp(3,3,:))),'--g')
ylim([-.3 .3])
xlabel('Time [s]')
grid
subplot(3,4,11)
hold on
plot(t_cntr,vhat2KFNLO2ramp,'Color',[0.8500 0.3250 0.0980])
plot(t_cntr,vhat2KFNLO2ramp+3*sqrt(squeeze(P2KFNLO2ramp(2,2,:))),'--g',t_cntr,vhat2KFNLO2ramp-3*sqrt(squeeze(P2KFNLO2ramp(2,2,:))),'--g')
ylim([-.3 .3])
xlabel('Time [s]')
grid
hold off
subplot(3,4,12)
plot(t_cntr,y2KFNLO2ramp(2,:),t_cntr,vahat2KFNLO2ramp,t_cntr,vahat2KFNLO2ramp+3*sqrt(squeeze(P2KFNLO2ramp(3,3,:))),'--g',t_cntr,vahat2KFNLO2ramp-3*sqrt(squeeze(P2KFNLO2ramp(3,3,:))),'--g')
ylim([-.3 .3])
xlabel('Time [s]')
legend('Measurement','Estimate','3\sigma Bounds')
grid
suptitle('Fluid Velocity Ramp Response Results')

% Heatmap of errors
figure
heatmap({'Single-State','Hydrodynamic Linear','Hydrodynamic Quadratic'},{'EKF','NLO','EKFNLO'},ramptbl);
xlabel('Dynamic Model'),ylabel('Estimator Type')
title('Thrust Ramp Response RMS Tracking Errors')